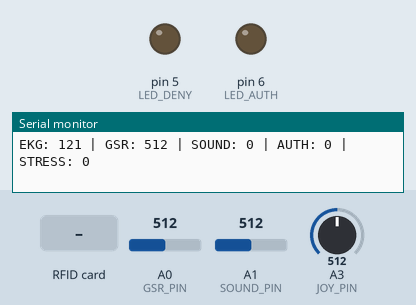
Simulated run of this sketch. Board: Arduino Uno, built with avr-gcc and run on an emulated ATmega328P. On the bench: output pins drawn as LEDs (lit = HIGH), the last lines printed to the serial monitor. Inputs (shaded band) come from the test bench; at power-on: A3 (JOY_PIN) = 512, A0 (GSR_PIN) = 512, A1 (SOUND_PIN) = 512. Random numbers use the default seed unless the sketch sets one; pins used as bus, display or sensor lines are not drawn.

Above: at 1.2 s.
1.3 s: RFID card 5E 7A 19 C4 held to the reader
At 1.55 s:
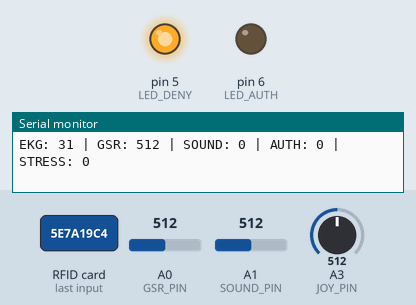
9.2 s: A3 (JOY_PIN) set to 891
12.2 s: A3 (JOY_PIN) set to 918
15.2 s: A0 (GSR_PIN) set to 104
18.2 s: A0 (GSR_PIN) set to 92
Timing chart, 0 to 21.2 s (numbered marks = the images above; inputs shaded):
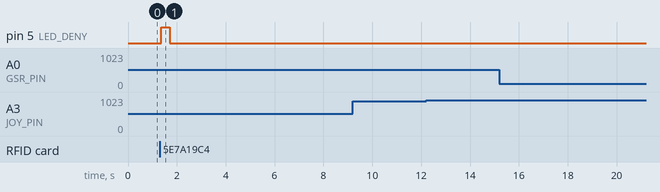

Measured:
- after the input at 1.3 s, pin 5 (LED_DENY): LOW → HIGH after 0.06 s, → LOW 0.35 s later

The sketch:

arduino.ino
```cpp
#include <SPI.h>
#include <MFRC522.h>
#include <Wire.h>

// ---------------- RFID PINS ----------------
#define SS_PIN   10
#define RST_PIN   9
MFRC522 rfid(SS_PIN, RST_PIN);

// ---------------- LED PINS -----------------
#define LED_AUTH     6
#define LED_DENY     5

// ---------------- I2C ----------------------
#define I2C_ADDRESS  0x08   // Arduino slave address

// ---------------- AUTHORIZED UID -----------
const char* AUTH_UID = "23FD844";

// ---------------- STATE --------------------
volatile byte authState = 0; // 0 = denied, 1 = authorized

// ---------------- GSR SENSOR ----------------
const int GSR_PIN = A0;
int gsr_average = 0;
const int GSR_SAMPLES = 10;
int gsr_values[GSR_SAMPLES];
int gsr_index = 0;
// ---------------- LED TIMING ----------------
const int SOUND_PIN = A1;
int sound_average = 0;
const int SOUND_SAMPLES = 10;
int sound_values[SOUND_SAMPLES];
int sound_index = 0;
// ---------------- LED TIMING ----------------
unsigned long ledOnTime = 0;
const unsigned long LED_DURATION = 300; // ms
bool ledAuthState = false;
bool ledDenyState = false;

// ----------------EKG ----------------
volatile byte ekgValue = 0;

// ---------------- JOYSTICK ----------------
#define JOY_PIN A3
#define JOY_STRESS_THRESHOLD 900   // near upper limit
// ---------------- USE JS TO SIMULATE STRESS ----------------
bool stressActive = false;
unsigned long stressStart = 0;
const unsigned long STRESS_DURATION = 5000; // 5 seconds
// ---------------- I2C -----------------------
#include <Wire.h>

#define I2C_ADDRESS 0x08

#include <stdint.h>

struct PolyData {
  uint8_t ekg;      // 1 byte
  uint16_t gsr;     // 2 bytes
  uint16_t sound;   // 2 bytes
  uint8_t auth;     // 1 byte
  uint8_t stress;   // 1 byte
}__attribute__((packed));


volatile PolyData txData;
void onI2CRequest() {
  digitalWrite(13, HIGH);
  Wire.write((byte*)&txData, sizeof(txData));
  digitalWrite(13, LOW);
}


void setup() {
  Serial.begin(9600);
  while (!Serial);

  // RFID
  SPI.begin();
  rfid.PCD_Init();

  // LEDs
  pinMode(LED_AUTH, OUTPUT);
  pinMode(LED_DENY, OUTPUT);

  // I2C Slave
  Wire.begin(I2C_ADDRESS);
  Wire.onRequest(onI2CRequest);

  // Init GSR buffer
  for (int i = 0; i < GSR_SAMPLES; i++) gsr_values[i] = 0;

  //Serial.println("System ready. Scan RFID card...");
}

// ---------------- LOOP -----------------------
void loop() {
  int joyValue = analogRead(JOY_PIN);

  // trigger stress ONLY when not already active
  if (!stressActive && joyValue > JOY_STRESS_THRESHOLD) {
    stressActive = true;
    stressStart = millis();
    //Serial.println("FUUUUUUUUUUUUUUUUU");
  }
  if (stressActive && millis() - stressStart >= STRESS_DURATION) {
    stressActive = false;
  }


  unsigned long currentMillis = millis();

  // ---------------- Read GSR ----------------
  gsr_values[gsr_index] = analogRead(GSR_PIN);
  gsr_index = (gsr_index + 1) % GSR_SAMPLES;

  long gsrSum = 0;
  for (int i = 0; i < GSR_SAMPLES; i++) gsrSum += gsr_values[i];
  gsr_average = gsrSum / GSR_SAMPLES;

  // ---------------- Read Mic ----------------

int soundLevel = readSoundLevel();
//Serial.println(soundLevel);


  // ---------------- RFID -------------------
  if (rfid.PICC_IsNewCardPresent() && rfid.PICC_ReadCardSerial()) {
    String uidStr = "";
    for (byte i = 0; i < rfid.uid.size; i++) {
      uidStr += String(rfid.uid.uidByte[i], HEX);
    }
    uidStr.toUpperCase();
    //Serial.print("Scanned UID: "); Serial.println(uidStr);

    if (uidStr == AUTH_UID) {
      authState = 1;
      ledAuthState = true;
      ledOnTime = currentMillis;
      //Serial.println("CARD AUTHORISED");
    } else {
      authState = 0;
      ledDenyState = true;
      ledOnTime = currentMillis;
      //Serial.println("CARD NOT AUTHORISED");
    }

    rfid.PICC_HaltA();
    rfid.PCD_StopCrypto1();
  }
  //the EKG output selection
  if (authState == 1) {
  ekgValue = readRealEKG();
} else {
  ekgValue = readSimulatedEKG();
}
//Serial.println(ekgValue);
  // ---------------- LED CONTROL ----------------
  if (ledAuthState) {
    digitalWrite(LED_AUTH, HIGH);
    if (currentMillis - ledOnTime >= LED_DURATION) {
      digitalWrite(LED_AUTH, LOW);
      ledAuthState = false;
    }
  }
  if (ledDenyState) {
    digitalWrite(LED_DENY, HIGH);
    if (currentMillis - ledOnTime >= LED_DURATION) {
      digitalWrite(LED_DENY, LOW);
      ledDenyState = false;
    }
  }

  // ---------------- DEBUG ----------------
//Serial.println(gsr_average);
//Serial.println(sound_average);
  // Very short loop delay to prevent flooding serial
txData.ekg    = ekgValue;
txData.gsr    = gsr_average;
txData.sound = soundLevel;
txData.auth  = authState;
txData.stress = stressActive ? 1 : 0;

 Serial.print("EKG: ");    Serial.print(ekgValue);
     Serial.print(" | GSR: "); Serial.print(gsr_average);
     Serial.print(" | SOUND: "); Serial.print(soundLevel);
     Serial.print(" | AUTH: "); Serial.print(authState);
     Serial.print(" | STRESS: "); Serial.println(stressActive);


  delay(10);
}

int readSoundLevel() {
  int prev = analogRead(SOUND_PIN);
  long energy = 0;

  unsigned long start = micros();
  while (micros() - start < 5000) { // 5 ms window
    int curr = analogRead(SOUND_PIN);
    energy += abs(curr - prev);
    prev = curr;
  }
  if(energy>512)energy=512;
  return energy;
}

byte readRealEKG() {
  static boolean flipflop = false;
  static int loops = 0;

  loops++;
  if (loops % 100 == 0) {
    flipflop = !flipflop;
    digitalWrite(LED_BUILTIN, flipflop);
  }

  return analogRead(A2) / 4;  // A0 → 0–255
}


const byte EKG_SIM[51] = {
  40,38,42,43,44,45,44,43,42,41,
  40,40,40,40,40,39,42,43,60,80,
  100,120,80,50,5,10,20,30,40,50,
  35,40,41,42,43,44,45,46,47,48,
  49,50,51,51,50,49,48,45,42,40,40
};
byte readSimulatedEKG() {
  // ---- Static state ----
  static byte t = 0;           // index in waveform
  static byte y = 40;          // current output
  static unsigned long lastStep = 0;  // timing for advancing waveform

  unsigned long now = millis();
  const unsigned long stepInterval = 20; // ms per sample (~50 Hz)

  // ---- STRESS PARAMETERS ----
  byte noiseAmp   = stressActive ? 12 : 2;   // baseline noise
  byte peakBoost  = stressActive ? 50 : 0;   // stress R-peak boost
  byte baseLength = stressActive ? 25 : 50;  // samples per beat (~1 sec normal, faster stress)
  byte dropChance = stressActive ? 4 : 0;    // occasional artifact

  // ---- Advance waveform based on time ----
  if (now - lastStep >= stepInterval) {
    lastStep = now;
    t++; // move to next sample

    if ((!stressActive && t >= 50) || (stressActive && t >= (50 + baseLength))) {
      t = 0; // loop waveform
    }
  }

  // ---- PQRST simulation ----
  if (t < 50) {
    byte a = EKG_SIM[t];
    byte b = EKG_SIM[t + 1];
    float interp = ((float)(now - lastStep) / stepInterval); // smooth interpolation
    y = a + (b - a) * interp;
    y += random(-noiseAmp, noiseAmp);

    // R-peak exaggeration for stress
    if (stressActive && t >= 18 && t <= 22) {
      y += peakBoost;
    }

    y = constrain(y, 0, 255);
  }
  else {
    // baseline between beats
    y = 40 + random(-noiseAmp, noiseAmp);
    if (stressActive) {
      y += random(-8, 8); // tremor
    }
  }

  // ---- Random artifacts for realism ----
  if (stressActive && random(1000) < dropChance) {
    y = random(0, 20);
  }

  return y;
}
```
